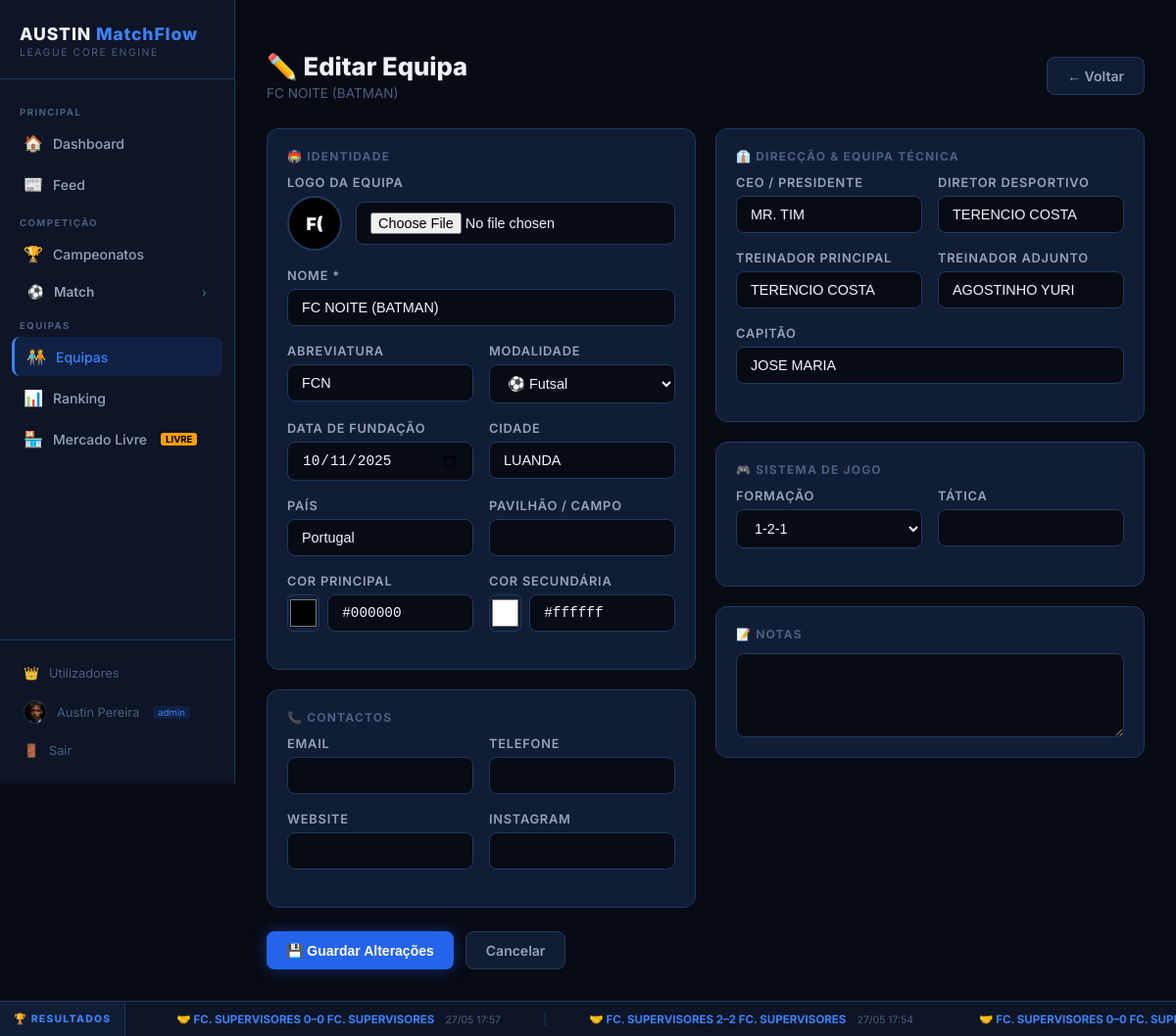
Screenshot of /teams/5/edit (signed in) with the database file from the repository.
### models/user.py (models this page shows, shortened)
class User(UserMixin, db.Model):
    __tablename__ = 'users'
    id = db.Column(db.Integer, primary_key=True)
    public_id = db.Column(db.String(36), unique=True, nullable=False,
                          default=lambda: str(uuid.uuid4()))
    username = db.Column(db.String(100), unique=True, nullable=False)
    email = db.Column(db.String(150), unique=True, nullable=False)
    password_hash = db.Column(db.String(256), nullable=False, default='')
    full_name = db.Column(db.String(150))
    avatar_url = db.Column(db.String(300), default='')
    role = db.Column(db.String(20), default='manager')
    sport_role = db.Column(db.String(20), default='player')
    is_active = db.Column(db.Boolean, default=True, nullable=False)
    player_id = db.Column(db.Integer, db.ForeignKey('players.id'), nullable=True)
    preferred_position = db.Column(db.String(50))
    current_team_id = db.Column(db.Integer, db.ForeignKey('teams.id'), nullable=True)
    created_at = db.Column(db.DateTime, default=datetime.utcnow)
    last_login = db.Column(db.DateTime, nullable=True)
    last_password_change = db.Column(db.DateTime, nullable=True)
    reset_token = db.Column(db.String(100), nullable=True, unique=True)
    reset_token_expires = db.Column(db.DateTime, nullable=True)
    password_history = db.relationship(
        'PasswordHistory', backref='user', lazy=True,
        cascade='all, delete-orphan',
        order_by='PasswordHistory.changed_at.desc()'
    )
    @property
    def is_free_agent(self):
        return self.sport_role in ('player', 'coach', 'ceo') and not self.current_team_id
    @property
    def display_name(self):
        return self.full_name if self.full_name else self.username

### models/team.py (models this page shows, shortened)
class Team(db.Model):
    __tablename__ = 'teams'
    id = db.Column(db.Integer, primary_key=True)
    name = db.Column(db.String(100), unique=True, nullable=False)
    short_name = db.Column(db.String(10))
    founded_date = db.Column(db.String(20))
    city = db.Column(db.String(100))
    country = db.Column(db.String(100), default='Portugal')
    primary_color = db.Column(db.String(10), default='#2563eb')
    secondary_color = db.Column(db.String(10), default='#ffffff')
    logo_url = db.Column(db.String(300), default='')      # path to uploaded logo
    stadium = db.Column(db.String(100))
    ceo = db.Column(db.String(100))
    manager = db.Column(db.String(100))
    coach = db.Column(db.String(100))
    assistant_coach = db.Column(db.String(100))
    captain = db.Column(db.String(100))
    formation = db.Column(db.String(20), default='4-3-3')
    tactic = db.Column(db.String(200))
    sport = db.Column(db.String(30), default='futsal')
    email = db.Column(db.String(150))
    phone = db.Column(db.String(30))
    website = db.Column(db.String(200))
    instagram = db.Column(db.String(100))
    notes = db.Column(db.Text)
    created_at = db.Column(db.DateTime, default=db.func.now())
    players = db.relationship('Player', backref='team', lazy=True, cascade='all, delete-orphan')
    posts = db.relationship('TeamPost', backref='team', lazy=True, cascade='all, delete-orphan',
                            order_by='TeamPost.created_at.desc()')
    @property
    def initials(self):
        words = self.name.split()
        if len(words) >= 2:
            return (words[0][0] + words[-1][0]).upper()
        return self.name[:2].upper()

### routes/team.py (the view, shortened to what this page needs)
@team_bp.route('/teams/<int:team_id>/edit', methods=['GET', 'POST'])
@login_required
def edit_team(team_id):
    team = Team.query.get_or_404(team_id)
    return render_template('team/edit.html', team=team,
                           formations_football=FORMATIONS_FOOTBALL, formations_futsal=FORMATIONS_FUTSAL)

### templates/team/edit.html (shortened to what this page needs)
﻿{% extends 'base.html' %}
{% block content %}
<div class="page-header">
  <div>
    <div class="page-title">✏️ Editar Equipa</div>
    <div class="page-subtitle">{{ team.name }}</div>
  </div>
  <a href="{{ url_for('team.team_room', team_id=team.id) }}" class="btn btn-secondary">← Voltar</a>
</div>
<form method="POST" action="{{ url_for('team.edit_team', team_id=team.id) }}" enctype="multipart/form-data">
<div style="display: grid; grid-template-columns: 1fr 1fr; gap: 20px; max-width: 1000px;">
  <div style="display: flex; flex-direction: column; gap: 20px;">
    <div class="card">
      <div class="card-title">🏟️ Identidade</div>
      <div class="form-group">
        <label class="form-label">Logo da Equipa</label>
        <div style="display:flex;align-items:center;gap:14px;margin-bottom:8px;">
          {% if team.logo_url %}
          <img src="{{ url_for('static', filename=team.logo_url) }}"
               style="width:56px;height:56px;border-radius:50%;object-fit:contain;
                      border:2px solid var(--border);background:var(--bg-secondary);padding:4px;" />
          {% else %}
          <div style="width:56px;height:56px;border-radius:50%;flex-shrink:0;
               background:{{ team.primary_color or '#2563eb' }};
               display:flex;align-items:center;justify-content:center;
               font-size:1.1rem;font-weight:900;color:{{ team.secondary_color or '#fff' }};
               border:2px solid var(--border);">{{ team.initials }}</div>
          {% endif %}
          <input type="file" name="logo" class="form-control" accept="image/*"
                 style="flex:1;" onchange="previewLogo(this)" />
        </div>
      </div>
      <div class="form-group">
        <label class="form-label">Nome *</label>
        <input type="text" name="name" class="form-control" value="{{ team.name }}" required />
      </div>
      <div class="form-row">
        <div class="form-group">
          <label class="form-label">Abreviatura</label>
          <input type="text" name="short_name" class="form-control" value="{{ team.short_name or '' }}" maxlength="5" />
        </div>
        <div class="form-group">
          <label class="form-label">Modalidade</label>
          <select name="sport" class="form-control">
            <option value="futsal" {{ 'selected' if team.sport == 'futsal' }}>⚽ Futsal</option>
          </select>
        </div>
      </div>
      <div class="form-row">
        <div class="form-group">
          <label class="form-label">Data de Fundação</label>
          <input type="date" name="founded_date" class="form-control" value="{{ team.founded_date or '' }}" />
        </div>
        <div class="form-group">
          <label class="form-label">Cidade</label>
          <input type="text" name="city" class="form-control" value="{{ team.city or '' }}" />
        </div>
      </div>
      <div class="form-row">
        <div class="form-group">
          <label class="form-label">País</label>
          <input type="text" name="country" class="form-control" value="{{ team.country or 'Portugal' }}" />
        </div>
        <div class="form-group">
          <label class="form-label">Pavilhão / Campo</label>
          <input type="text" name="stadium" class="form-control" value="{{ team.stadium or '' }}" />
        </div>
      </div>
      <div class="form-row">
        <div class="form-group">
          <label class="form-label">Cor Principal</label>
          <div style="display: flex; gap: 8px; align-items: center;">
            <input type="color" name="primary_color" value="{{ team.primary_color or '#2563eb' }}"
                   style="width: 44px; height: 38px; border: 1px solid var(--border); border-radius: 6px; background: none; cursor: pointer;" />
            <input type="text" class="form-control" value="{{ team.primary_color or '#2563eb' }}"
                   style="font-family: monospace;" maxlength="7"
                   oninput="document.querySelector('[name=primary_color]').value=this.value" />
          </div>
        </div>
        <div class="form-group">
          <label class="form-label">Cor Secundária</label>
          <div style="display: flex; gap: 8px; align-items: center;">
            <input type="color" name="secondary_color" value="{{ team.secondary_color or '#ffffff' }}"
                   style="width: 44px; height: 38px; border: 1px solid var(--border); border-radius: 6px; background: none; cursor: pointer;" />
            <input type="text" class="form-control" value="{{ team.secondary_color or '#ffffff' }}"
                   style="font-family: monospace;" maxlength="7"
                   oninput="document.querySelector('[name=secondary_color]').value=this.value" />
          </div>
        </div>
      </div>
    </div>
    <div class="card">
      <div class="card-title">📞 Contactos</div>
      <div class="form-row">
        <div class="form-group">
          <label class="form-label">Email</label>
          <input type="email" name="email" class="form-control" value="{{ team.email or '' }}" />
        </div>
        <div class="form-group">
          <label class="form-label">Telefone</label>
          <input type="text" name="phone" class="form-control" value="{{ team.phone or '' }}" />
        </div>
      </div>
      <div class="form-row">
        <div class="form-group">
          <label class="form-label">Website</label>
          <input type="url" name="website" class="form-control" value="{{ team.website or '' }}" />
        </div>
        <div class="form-group">
          <label class="form-label">Instagram</label>
          <input type="text" name="instagram" class="form-control" value="{{ team.instagram or '' }}" />
        </div>
      </div>
    </div>
  </div>
  <div style="display: flex; flex-direction: column; gap: 20px;">
    <div class="card">
      <div class="card-title">👔 Direcção & Equipa Técnica</div>
      <div class="form-row">
        <div class="form-group">
          <label class="form-label">CEO / Presidente</label>
          <input type="text" name="ceo" class="form-control" value="{{ team.ceo or '' }}" />
        </div>
        <div class="form-group">
          <label class="form-label">Diretor Desportivo</label>
          <input type="text" name="manager" class="form-control" value="{{ team.manager or '' }}" />
        </div>
      </div>
      <div class="form-row">
        <div class="form-group">
          <label class="form-label">Treinador Principal</label>
          <input type="text" name="coach" class="form-control" value="{{ team.coach or '' }}" />
        </div>
        <div class="form-group">
          <label class="form-label">Treinador Adjunto</label>
          <input type="text" name="assistant_coach" class="form-control" value="{{ team.assistant_coach or '' }}" />
        </div>
      </div>
      <div class="form-group">
        <label class="form-label">Capitão</label>
        <input type="text" name="captain" class="form-control" value="{{ team.captain or '' }}" />
      </div>
    </div>
    <div class="card">
      <div class="card-title">🎮 Sistema de Jogo</div>
      <div class="form-row">
        <div class="form-group">
          <label class="form-label">Formação</label>
          <select name="formation" class="form-control">
            <optgroup label="Futsal">
              {% for f in formations_futsal %}
              <option value="{{ f }}" {{ 'selected' if team.formation == f }}>{{ f }}</option>
              {% endfor %}
            </optgroup>
          </select>
        </div>
        <div class="form-group">
          <label class="form-label">Tática</label>
          <input type="text" name="tactic" class="form-control" value="{{ team.tactic or '' }}" />
        </div>
      </div>
    </div>
    <div class="card">
      <div class="card-title">📝 Notas</div>
      <textarea name="notes" class="form-control" rows="4">{{ team.notes or '' }}</textarea>
    </div>
  </div>
</div>
<div style="margin-top: 24px; display: flex; gap: 12px; max-width: 1000px;">
  <button type="submit" class="btn btn-primary">💾 Guardar Alterações</button>
  <a href="{{ url_for('team.team_room', team_id=team.id) }}" class="btn btn-secondary">Cancelar</a>
</div>
</form>
{% endblock %}

### templates/base.html (shortened to what this page needs)
﻿<!DOCTYPE html>
<html lang="pt">
<head>
  <link rel="stylesheet" href="{{ url_for('static', filename='css/style.css') }}" />
</head>
<body>
{% if current_user.is_authenticated %}
<div class="layout">
  <aside class="sidebar">
    <div class="sidebar-logo">
      <div class="logo-text">AUSTIN <span>MatchFlow</span></div>
      <div class="logo-sub">League Core Engine</div>
    </div>
    <nav class="sidebar-nav">
      <div class="nav-section-label">Principal</div>
      <a href="{{ url_for('index') }}" class="{{ 'active' if request.endpoint == 'index' }}">
        <span class="nav-icon">🏠</span> Dashboard
      </a>
      <a href="{{ url_for('feed.global_feed') }}" class="{{ 'active' if 'feed' in request.endpoint }}">
        <span class="nav-icon">📰</span> Feed
      </a>
      <div class="nav-section-label">Competição</div>
      <a href="{{ url_for('tournament.list_tournaments') }}" class="{{ 'active' if 'tournament' in request.endpoint }}">
        <span class="nav-icon">🏆</span> Campeonatos
      </a>
      {% set match_active = 'match' in request.endpoint %}
      <div class="nav-submenu-wrap">
        <div class="nav-submenu-toggle {{ 'active' if match_active }}"
             onclick="toggleSubmenu('match-sub', this)"
             id="match-toggle">
          <span class="nav-icon">⚽</span>
          <span>Match</span>
          <span class="nav-arrow" id="match-arrow">›</span>
        </div>
      </div>
      <div class="nav-section-label">Equipas</div>
      <a href="{{ url_for('team.list_teams') }}" class="{{ 'active' if 'team' in request.endpoint }}">
        <span class="nav-icon">🧑‍🤝‍🧑</span> Equipas
      </a>
      <a href="{{ url_for('player.ranking') }}" class="{{ 'active' if request.endpoint == 'player.ranking' }}">
        <span class="nav-icon">📊</span> Ranking
      </a>
      <a href="{{ url_for('market.free_market') }}" class="{{ 'active' if 'market' in request.endpoint }}">
        <span class="nav-icon">🏪</span> Mercado Livre
        {% if current_user.is_free_agent %}
        <span style="font-size:0.6rem;background:var(--warning);color:#000;
                     padding:1px 5px;border-radius:3px;margin-left:4px;font-weight:700;">LIVRE</span>
        {% endif %}
      </a>
    </nav>
    <div class="sidebar-footer">
      {% if current_user.role == 'admin' %}
      <a href="{{ url_for('auth.admin_users') }}" class="{{ 'active' if request.endpoint == 'auth.admin_users' }}">
        <span class="nav-icon">👑</span> Utilizadores
      </a>
      {% endif %}
      <a href="{{ url_for('auth.profile') }}" class="{{ 'active' if request.endpoint == 'auth.profile' }}">
        {% if current_user.avatar_url %}
        <img src="{{ url_for('static', filename=current_user.avatar_url) }}"
             style="width:24px;height:24px;border-radius:50%;object-fit:cover;
                    border:1px solid var(--border);flex-shrink:0;" />
        {% endif %}
        <span>{{ current_user.display_name }}</span>
        <span style="font-size: 0.6rem; background: rgba(37,99,235,0.15); color: var(--neon-glow);
                     padding: 1px 5px; border-radius: 3px; margin-left: 4px;">{{ current_user.role }}</span>
      </a>
      <a href="{{ url_for('auth.logout') }}">
        <span class="nav-icon">🚪</span> Sair
      </a>
    </div>
  </aside>
  <main class="main-content">
    {% block content %}{% endblock %}
  </main>
</div>
{% else %}
  {% block auth_content %}{% endblock %}
{% endif %}
{% if current_user.is_authenticated %}
<div id="results-ticker" style="
  position:fixed;bottom:0;left:0;right:0;z-index:200;
  background:var(--bg-secondary);
  border-top:1px solid var(--border);
  height:36px;overflow:hidden;
  display:flex;align-items:center;">
  <div style="flex-shrink:0;padding:0 14px;font-size:0.65rem;font-weight:800;
              letter-spacing:0.12em;text-transform:uppercase;color:var(--neon-glow);
              border-right:1px solid var(--border);height:100%;display:flex;align-items:center;
              background:var(--bg-card);">
    🏆 RESULTADOS
  </div>
  <div id="ticker-track" style="
    display:flex;align-items:center;gap:0;
    white-space:nowrap;overflow:hidden;flex:1;
    animation:ticker-scroll 40s linear infinite;">
    <span id="ticker-content" style="font-size:0.72rem;color:var(--text-secondary);padding:0 20px;">
    </span>
  </div>
</div>
<div style="height:36px;"></div>
{% endif %}
</body>
</html>

### rows the page displays
User: avatar_url (picture), display_name "Austin Pereira", role "admin"
Team: name "FC NOITE (BATMAN)", initials "F(", short_name "FCN", founded_date "10/11/2025", city "LUANDA", country "Portugal", primary_color "#000000", secondary_color "#ffffff", ceo "MR. TIM", manager "TERENCIO COSTA", coach "TERENCIO COSTA", assistant_coach "AGOSTINHO YURI", captain "JOSE MARIA"

### other values shown
form field formation "1-2-1"
